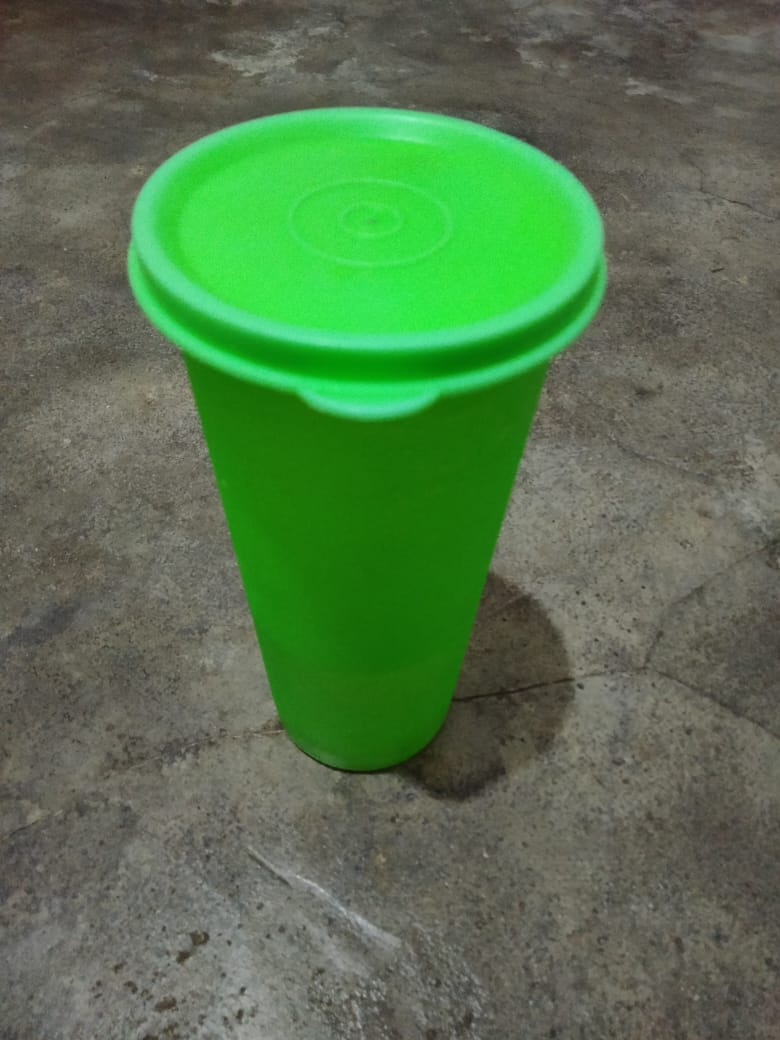
#> input picture Rio Adrian_1MIO_062340833237/Tambahan/botol.jpg, 780 x 1040 px, given in place of botol.jpeg, which was not available
$ python botol.py
#> lines starting #> are read from the running program, lines starting #| are printed output that depends on the picture; pictures that were not available may be replaced by others from this repository, and a replacement may not be noted
#deteksi tepi
import cv2
import numpy as np
import matplotlib.pyplot as plt

image = cv2.imread("botol.jpeg")
#> image is the input picture: shape (1040, 780, 3); mean B, G, R 78.1, 116.2, 85.6
image = cv2.cvtColor(image, cv2.COLOR_BGR2GRAY)
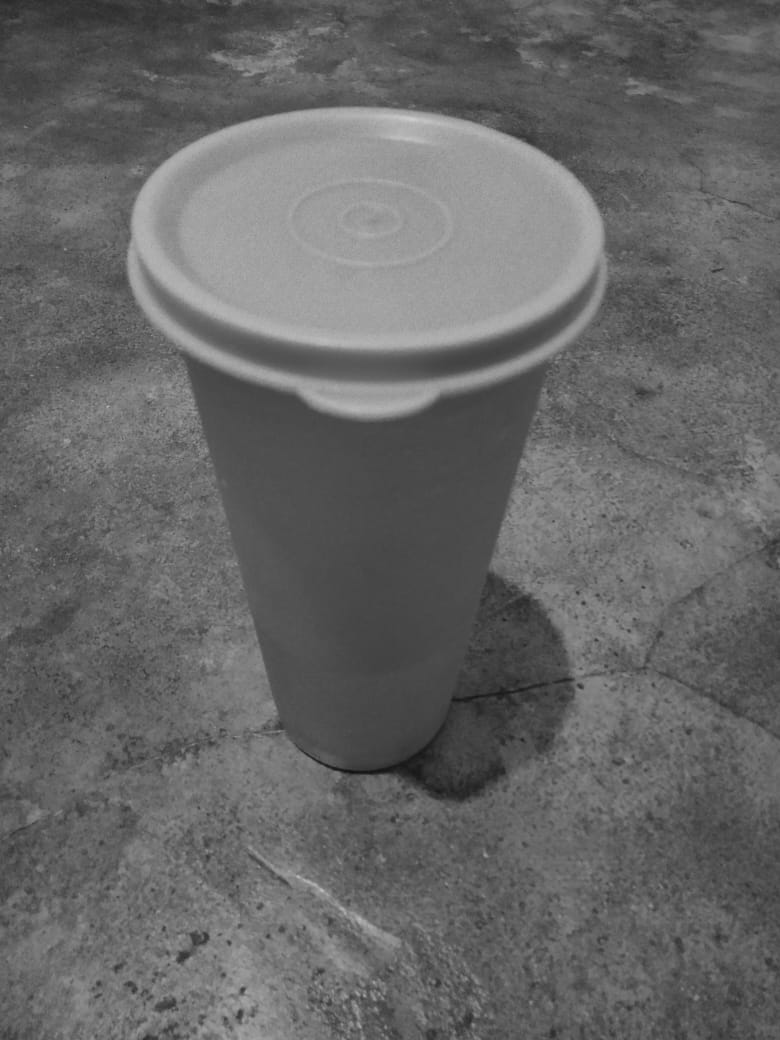
#> image: shape (1040, 780); min 16, max 207, mean 102.7

canny_output = cv2.Canny(image, 80, 80)
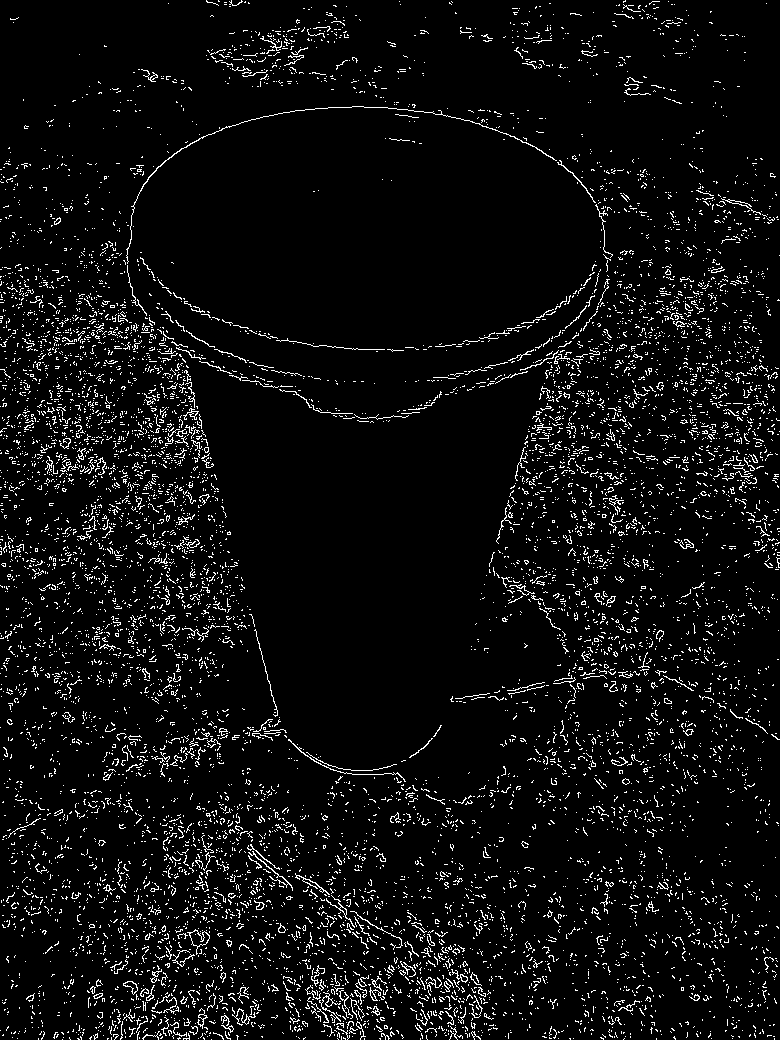
#> canny_output: shape (1040, 780); 5.5% white in thin lines or dots

plt.subplot(121), plt.imshow(cv2.cvtColor (image, cv2.COLOR_BGR2RGB))
plt.title("gambar asli"),plt.xticks([]),plt.yticks([])
plt.subplot(122), plt.imshow(canny_output,cmap="gray")
plt.title("gambar tepi"),plt.xticks([]),plt.yticks([])
plt.show()
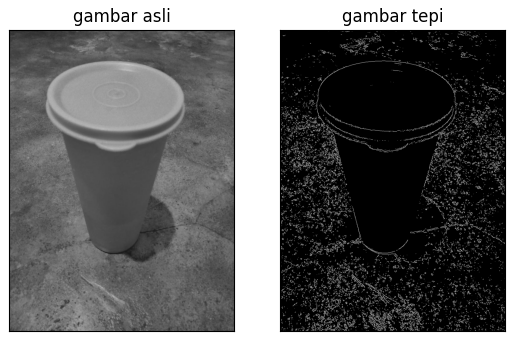
#> figure drawn by matplotlib, 2 panels
